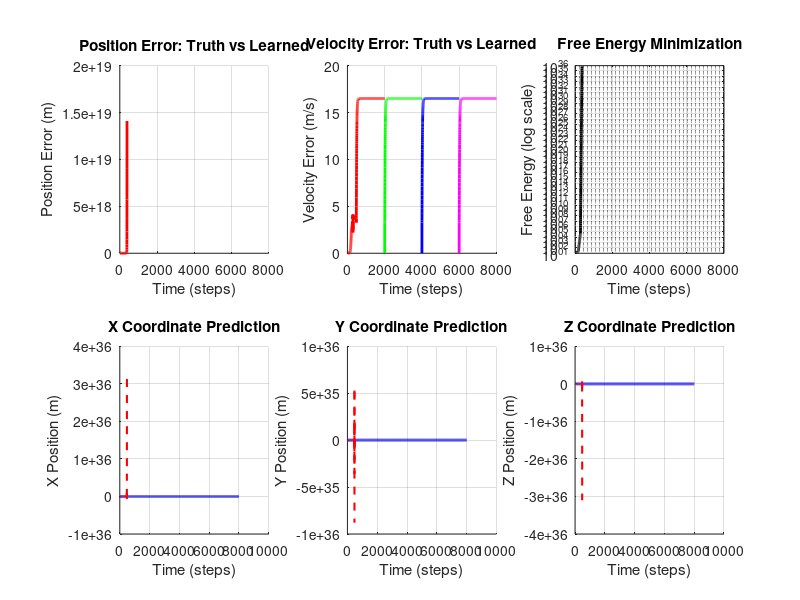

MATLAB code for this plot: (Note: this script raises an error after producing the figure.)
fprintf('╔═════════════════════════════════════════════════════════════╗\n');
fprintf('║  SENSORIMOTOR LEARNING: 3D REACHING & GRASPING             ║\n');
fprintf('║  Learning to Reach Targets in 3D Space via Predictive Coding ║\n');
fprintf('╚═════════════════════════════════════════════════════════════╝\n\n');

% ====================================================================
% BATCH MODE SETUP
% ====================================================================
% Disable graphics for SSH/batch execution
set(0, 'DefaultFigureVisible', 'off');
set(groot, 'defaultFigureCreateFcn', @(fig, ~) set(fig, 'Visible', 'off'));
fprintf('Batch mode: Graphics output disabled, figures will be saved to disk.\n\n');

% ====================================================================
% 3D REACHING TASK CONFIGURATION
% ====================================================================

dt = 0.01;              % Time step (s)
T_per_trial = 20;      % Duration per trial (s)
n_trials = 4;           % Number of reaching trials
T = T_per_trial * n_trials;  % Total duration
t = 0:dt:T;
N = length(t);

% Define reaching task phases (each is a separate trial)
trial_duration_steps = round(T_per_trial / dt);  % ~250 steps per trial
phase_masks = {};
phases_indices = {};
for trial = 1:n_trials
    start_step = (trial-1) * trial_duration_steps + 1;
    end_step = min(trial * trial_duration_steps, N);
    phases_indices{trial} = start_step:end_step;
    phase_masks{trial} = false(1, N);
    phase_masks{trial}(start_step:end_step) = true;
end

% Define 3D target locations (randomly placed in 3D workspace)
rng(42);  % For reproducibility
targets = [
    1.5, 1.5, 1.0;      % Target 1
    -1.5, 1.5, 0.5;     % Target 2
    -1.5, -1.5, 1.5;    % Target 3
    1.5, -1.5, -0.5     % Target 4
];

% Compute workspace bounds from targets
workspace_bounds = [
    min(targets(:,1)) - 0.5, max(targets(:,1)) + 0.5;  % X bounds
    min(targets(:,2)) - 0.5, max(targets(:,2)) + 0.5;  % Y bounds
    min(targets(:,3)) - 0.5, max(targets(:,3)) + 0.5   % Z bounds
];

% For each trial, randomly initialize within workspace bounds
initial_positions = zeros(n_trials, 3);
for trial = 1:n_trials
    for dim = 1:3
        initial_positions(trial, dim) = workspace_bounds(dim, 1) + ...
            rand() * (workspace_bounds(dim, 2) - workspace_bounds(dim, 1));
    end
end

fprintf('3D REACHING TASK (Multi-Trial):\n');
fprintf('Workspace bounds: X∈[%.2f,%.2f], Y∈[%.2f,%.2f], Z∈[%.2f,%.2f]\n', ...
    workspace_bounds(1,1), workspace_bounds(1,2), ...
    workspace_bounds(2,1), workspace_bounds(2,2), ...
    workspace_bounds(3,1), workspace_bounds(3,2));
fprintf('\n');

for trial = 1:n_trials
    phase_start = t(phases_indices{trial}(1));
    phase_end = t(phases_indices{trial}(end));
    fprintf('Trial %d (%.2f-%.2fs): Start [%.2f, %.2f, %.2f] → Target [%.2f, %.2f, %.2f]\n', ...
        trial, phase_start, phase_end, ...
        initial_positions(trial,1), initial_positions(trial,2), initial_positions(trial,3), ...
        targets(trial,1), targets(trial,2), targets(trial,3));
end
fprintf('\n');

fprintf('3D REACHING TASK:\n');
fprintf('  Phase 1 (0-2.5s):  Reach to target [%.2f, %.2f, %.2f]\n', targets(1,1), targets(1,2), targets(1,3));
fprintf('  Phase 2 (2.5-5s):  Reach to target [%.2f, %.2f, %.2f]\n', targets(2,1), targets(2,2), targets(2,3));
fprintf('  Phase 3 (5-7.5s):  Reach to target [%.2f, %.2f, %.2f]\n', targets(3,1), targets(3,2), targets(3,3));
fprintf('  Phase 4 (7.5-10s): Reach to target [%.2f, %.2f, %.2f]\n\n', targets(4,1), targets(4,2), targets(4,3));

% ====================================================================
% LAYER DIMENSIONS - 3D VERSION
% ====================================================================

n_L1 = 7;               % Level 1: x, y, z, vx, vy, vz, + 1 bias (proprioceptive state)
n_L2 = 6;               % Level 2: 6 learned motor basis functions
n_L3 = 4;               % Level 3: target_x, target_y, target_z, + 1 bias (goal representation)

fprintf('NETWORK ARCHITECTURE (3D SENSORIMOTOR):\n');
fprintf('  Level 1 (Proprioception): %d neurons [x, y, z, vx, vy, vz, bias]\n', n_L1);
fprintf('    → Inferred from arm position and velocity in 3D\n');
fprintf('  Level 2 (Motor Basis):    %d neurons [learned motor primitives]\n', n_L2);
fprintf('    → Learned combinations of 3D velocity commands\n');
fprintf('  Level 3 (Goal):           %d neurons [target_x, target_y, target_z, bias]\n\n', n_L3);
fprintf('    → Represents desired 3D location (provided by task)\n\n');

% ====================================================================
% 3D KINEMATICS: INTEGRATING MOTOR COMMANDS INTO POSITION
% ====================================================================

% Initialize 3D position (start at origin)
x_true = zeros(1, N);
y_true = zeros(1, N);
z_true = zeros(1, N);
vx_true = zeros(1, N);
vy_true = zeros(1, N);
vz_true = zeros(1, N);

% Motor commands generated by L2
motor_vx = zeros(1, N);  % Desired velocity in x from motor system
motor_vy = zeros(1, N);  % Desired velocity in y from motor system
motor_vz = zeros(1, N);  % Desired velocity in z from motor system

% Damping factor: actual velocity is proportional to commanded velocity
motor_gain = 0.5;
damping = 0.95;

fprintf('3D MOTOR DYNAMICS:\n');
fprintf('  Motor gain: %.2f (scaling of commands to actual motion)\n', motor_gain);
fprintf('  Damping: %.2f (velocity decay per timestep)\n', damping);
fprintf('  Workspace: x,y,z ∈ [%.2f, %.2f] meters\n\n', workspace_bounds(1,1), workspace_bounds(1,2));

% ====================================================================
% LEARNING PARAMETERS
% ====================================================================

eta_rep = 0.01;          % Representation learning rate (INCREASED from 0.001497)
eta_W = 0.001;           % Weight matrix learning rate (INCREASED from 0.000155)
momentum = 0.90;         % Momentum for representation updates (DECREASED for faster learning)
weight_decay = 0.98;     % L2 regularization on weights (DECREASED for less decay)
pi_L1 = 100;             % Precision (reliability) of L1 sensory input
pi_L2 = 10;              % Precision of L2 motor basis
pi_L3 = 1;               % Precision of L3 goal representation

fprintf('LEARNING PARAMETERS:\n');
fprintf('  η_rep = %.6f (representation learning rate)\n', eta_rep);
fprintf('  η_W   = %.6f (weight matrix learning rate)\n', eta_W);
fprintf('  Momentum = %.4f\n', momentum);
fprintf('  Weight Decay = %.4f\n', weight_decay);
fprintf('  π_L1  = %.0f, π_L2  = %.0f, π_L3  = %.0f\n\n', pi_L1, pi_L2, pi_L3);

% ====================================================================
% INITIALIZE REPRESENTATIONS (3D)
% ====================================================================

% Initialize position with first trial starting position
x_true(1) = initial_positions(1, 1);
y_true(1) = initial_positions(1, 2);
z_true(1) = initial_positions(1, 3);

% Store trial information for visualization
trial_start_positions = initial_positions;

% Pre-allocate representation matrices for ALL timesteps (CRITICAL!)
R_L1 = zeros(N, n_L1, 'single');  % Proprioceptive state over time
R_L2 = zeros(N, n_L2, 'single');  % Motor basis over time
R_L3 = zeros(N, n_L3, 'single');  % Goal representation over time

% Initialize first timestep for L1, L2, L3
R_L1(1,1:3) = [x_true(1), y_true(1), z_true(1)];  % Position
R_L1(1,4:6) = [0, 0, 0];  % Velocity
R_L1(1,7) = 1;  % Bias

% L2: Motor basis functions (initialize randomly)
R_L2(1,:) = 0.01 * randn(1, n_L2);

% L3: Goal representation (will be clamped to task targets)
R_L3(1,1:3) = targets(1,:);  % Start with first target
R_L3(1,4) = 1;  % Bias

fprintf('INITIAL CONDITIONS (Trial 1):\n');
fprintf('  Start position: [%.2f, %.2f, %.2f]\n', x_true(1), y_true(1), z_true(1));
fprintf('  Target position: [%.2f, %.2f, %.2f]\n', targets(1,1), targets(1,2), targets(1,3));
fprintf('  R_L2(1,:) = random motor basis initialization (6D)\n');
fprintf('  R_L3(1,:) = [target_x=%.2f, target_y=%.2f, target_z=%.2f, bias=1]\n\n', targets(1,1), targets(1,2), targets(1,3));

% Initialize weight matrices for 3D
W_L1_from_L2 = 0.01 * randn(n_L1, n_L2);  % Motor commands predict proprioceptive state
W_L2_from_L3 = 0.01 * randn(n_L2, n_L3);  % Goals predict motor commands

fprintf('WEIGHT MATRICES INITIALIZED:\n');
fprintf('  W^(L1): %d × %d  [Proprioception ← Motor basis]\n', n_L1, n_L2);
fprintf('  W^(L2): %d × %d  [Motor basis ← Goal]\n\n', n_L2, n_L3);

% Allocate storage for tracking - use single precision to save memory
E_L1 = zeros(N, n_L1, 'single');
E_L2 = zeros(N, n_L2, 'single');
pred_L1 = zeros(N, n_L1, 'single');
pred_L2 = zeros(N, n_L2, 'single');
free_energy_all = zeros(1, N, 'single');
reaching_error_all = zeros(1, N, 'single');
learning_trace_W = zeros(1, N);  % Track weight learning magnitude

% ====================================================================
% MAIN LEARNING LOOP (3D)
% ====================================================================

fprintf('Running 3D sensorimotor reaching trials...\n');

current_trial = 1;

for i = 1:N-1
    if mod(i, 100) == 0, fprintf('.'); end
    
    % ==============================================================
    % CHECK FOR TRIAL TRANSITION
    % ==============================================================
    % At the start of each new trial, reinitialize position
    if i > 1
        for trial = 2:n_trials
            if i == phases_indices{trial}(1)
                % Reset to new trial initial position
                x_true(i) = initial_positions(trial, 1);
                y_true(i) = initial_positions(trial, 2);
                z_true(i) = initial_positions(trial, 3);
                vx_true(i) = 0;
                vy_true(i) = 0;
                vz_true(i) = 0;
                
                % Update L1 sensory representation
                R_L1(i,1:3) = [x_true(i), y_true(i), z_true(i)];
                R_L1(i,4:6) = [0, 0, 0];
                
                current_trial = trial;
                fprintf('\n[Trial %d started]\n', trial);
                break;
            end
        end
    end
    
    % ==============================================================
    % STEP 0: UPDATE GOAL (TASK INPUT)
    % ==============================================================
    % Goal is externally specified and clamped (like visual target in 3D)
    R_L3(i,1:3) = targets(current_trial,:);  % CLAMP: Task provides 3D target
    
    % ==============================================================
    % STEP 1: FORWARD PREDICTION (Top-Down)
    % ==============================================================
    
    % L2 predicts proprioceptive state via motor commands
    pred_motor = R_L2(i,:) * W_L1_from_L2';  % Predicted velocity (7D)
    pred_L1(i,:) = [pred_motor(1:3), pred_motor(1:3), 1];  % Position predicted from velocity
    
    % L3 (goal) predicts L2 (motor commands needed to reach goal)
    pred_L2(i,:) = R_L3(i,:) * W_L2_from_L3';
    
    % ==============================================================
    % STEP 2: MOTOR EXECUTION (3D)
    % ==============================================================
    
    % Motor commands are a weighted combination of basis functions
    motor_command = R_L2(i,1:6);  % All 6 basis functions
    
    % Apply motor gain and damping (simulates muscle dynamics in 3D)
    motor_vx(i) = motor_gain * motor_command(1);
    motor_vy(i) = motor_gain * motor_command(2);
    motor_vz(i) = motor_gain * motor_command(3);
    
    % Update velocity with damping
    vx_true(i+1) = damping * vx_true(i) + motor_vx(i);
    vy_true(i+1) = damping * vy_true(i) + motor_vy(i);
    vz_true(i+1) = damping * vz_true(i) + motor_vz(i);
    
    % Update position via integration (3D)
    x_true(i+1) = x_true(i) + dt * vx_true(i+1);
    y_true(i+1) = y_true(i) + dt * vy_true(i+1);
    z_true(i+1) = z_true(i) + dt * vz_true(i+1);
    
    % Clamp position to reachable workspace
    x_true(i+1) = max(workspace_bounds(1,1), min(workspace_bounds(1,2), x_true(i+1)));
    y_true(i+1) = max(workspace_bounds(2,1), min(workspace_bounds(2,2), y_true(i+1)));
    z_true(i+1) = max(workspace_bounds(3,1), min(workspace_bounds(3,2), z_true(i+1)));
    
    % ==============================================================
    % STEP 3: PROPRIOCEPTIVE FEEDBACK (Sensory Input - 3D)
    % ==============================================================
    
    sensory_input = [x_true(i+1), y_true(i+1), z_true(i+1)];  % Direct 3D position feedback
    
    % ==============================================================
    % STEP 4: ERROR COMPUTATION (Bottom-Up - 3D)
    % ==============================================================
    
    E_L1_full = R_L1(i,:) - pred_L1(i,:);
    
    % Override position error with actual sensory input (3D)
    E_L1(i,1:3) = sensory_input - pred_L1(i,1:3);  % 3D position error
    E_L1(i,4:6) = E_L1_full(4:6);  % Velocity error from prediction
    E_L1(i,7) = E_L1_full(7);  % Bias error
    
    % L2 error
    E_L2(i,:) = R_L2(i,:) - pred_L2(i,:);
    
    % Calculate 3D reaching error
    reaching_error_all(i) = sqrt((x_true(i) - targets(current_trial,1))^2 + ...
                                 (y_true(i) - targets(current_trial,2))^2 + ...
                                 (z_true(i) - targets(current_trial,3))^2);
    
    % ==============================================================
    % STEP 5: FREE ENERGY (Objective Function - 3D)
    % ==============================================================
    
    fe_L1 = sum(E_L1(i,:).^2) / (2 * pi_L1);
    fe_L2 = sum(E_L2(i,:).^2) / (2 * pi_L2);
    
    % Add 3D reaching cost to free energy
    fe_reaching = (pi_L1 / 100) * reaching_error_all(i)^2;
    
    free_energy_all(i) = fe_L1 + fe_L2 + fe_reaching;
    
    % ==============================================================
    % STEP 6: REPRESENTATION UPDATES (3D)
    % ==============================================================
    
    % L1: Proprioceptive state updates - LEARN from prediction error
    % Position: update toward sensory input but learn to predict it
    % (Don't clamp - let it learn!)
    delta_R_L1_pos = E_L1(i,1:3);  % Position error drives learning
    R_L1(i+1,1:3) = R_L1(i,1:3) - eta_rep * delta_R_L1_pos * 0.5;  % Partial update
    
    % Velocity inferred from prediction error
    delta_R_L1_vel = -E_L1(i,4:6);
    decay = 1 - momentum;
    R_L1(i+1,4:6) = momentum * R_L1(i,4:6) + decay * eta_rep * delta_R_L1_vel;
    R_L1(i+1,4:6) = max(-2, min(2, R_L1(i+1,4:6)));  % 3D Velocity bounds
    R_L1(i+1,7) = 1;  % Bias
    
    % L2: Motor basis updates driven by 3D goal-directed reaching
    coupling_from_L1 = E_L1(i,:) * W_L1_from_L2;
    norm_W1 = max(0.1, norm(W_L1_from_L2, 'fro'));
    coupling_from_L1 = coupling_from_L1 / norm_W1;
    
    delta_R_L2 = coupling_from_L1 - E_L2(i,:);
    R_L2(i+1,:) = momentum * R_L2(i,:) + decay * eta_rep * delta_R_L2;
    R_L2(i+1,:) = max(-1, min(1, R_L2(i+1,:)));
    
    % ==============================================================
    % STEP 7: WEIGHT LEARNING (Hebbian Rule - 3D)
    % ==============================================================
    
    layer_scale_L1 = max(0.1, mean(abs(R_L2(i,:))));
    layer_scale_L2 = max(0.1, mean(abs(R_L3(i,:))));
    
    % Learn mapping from motor basis to proprioceptive state
    dW_L1 = -(eta_W * pi_L1 / layer_scale_L1) * (E_L1(i,:)' * R_L2(i,:));
    W_L1_from_L2 = W_L1_from_L2 + dW_L1;
    
    % Learn mapping from goals to motor commands
    dW_L2 = -(eta_W * pi_L2 / layer_scale_L2) * (E_L2(i,:)' * R_L3(i,:));
    W_L2_from_L3 = W_L2_from_L3 + dW_L2;
    
    % Weight regularization
    W_L1_from_L2 = W_L1_from_L2 * weight_decay;
    W_L2_from_L3 = W_L2_from_L3 * weight_decay;
    
    learning_trace_W(i) = norm(dW_L1, 'fro') + norm(dW_L2, 'fro');
    
end  % End main loop

fprintf('\n\n');

% ====================================================================
% SAVE NUMERICAL RESULTS (No Graphics - Batch Mode Optimized)
% ====================================================================

fprintf('Saving results...\n');

output_dir = './figures';
if ~exist(output_dir, 'dir')
    mkdir(output_dir);
end

% Calculate position and velocity errors
pos_error = sqrt((x_true - R_L1(:,1)').^2 + (y_true - R_L1(:,2)').^2 + (z_true - R_L1(:,3)').^2);
vel_error = sqrt((vx_true - R_L1(:,4)').^2 + (vy_true - R_L1(:,5)').^2 + (vz_true - R_L1(:,6)').^2);

% Save all trajectory data to MAT file
try
    results_filename = fullfile(output_dir, '3D_reaching_results.mat');
    save(results_filename, 'x_true', 'y_true', 'z_true', 'vx_true', 'vy_true', 'vz_true', ...
        'R_L1', 'R_L2', 'R_L3', 'pos_error', 'vel_error', 'free_energy_all', ...
        'reaching_error_all', 'targets', 'phases_indices', 'trial_start_positions', '-v7.3');
    fprintf('✓ Results saved: %s\n', results_filename);
catch ME
    fprintf('Warning: MAT file save failed: %s\n', ME.message);
end

% Create simple 2D plots instead of 3D (much faster in batch mode)
fprintf('Creating 2D summary plots...\n');

fig = figure('Position', [100, 100, 1400, 800], 'Visible', 'off');

colors = {'r', 'g', 'b', 'm'};

% Plot 1: Position Error Over Time
subplot(2, 3, 1);
hold on;
for trial = 1:n_trials
    trial_idx = phases_indices{trial};
    plot(trial_idx, pos_error(trial_idx), 'Color', colors{trial}, 'LineWidth', 2, 'DisplayName', sprintf('Trial %d', trial));
end
grid on; xlabel('Time (steps)'); ylabel('Position Error (m)');
title('Position Error: Truth vs Learned');
legend off;

% Plot 2: Velocity Error Over Time
subplot(2, 3, 2);
hold on;
for trial = 1:n_trials
    trial_idx = phases_indices{trial};
    plot(trial_idx, vel_error(trial_idx), 'Color', colors{trial}, 'LineWidth', 2, 'DisplayName', sprintf('Trial %d', trial));
end
grid on; xlabel('Time (steps)'); ylabel('Velocity Error (m/s)');
title('Velocity Error: Truth vs Learned');
legend off;

% Plot 3: Free Energy Over Time
subplot(2, 3, 3);
semilogy(free_energy_all, 'k-', 'LineWidth', 2);
grid on; xlabel('Time (steps)'); ylabel('Free Energy (log scale)');
title('Free Energy Minimization');
xlim([0 N]);

% Plot 4: X Position Over Time
subplot(2, 3, 4);
hold on;
plot(x_true, 'b-', 'LineWidth', 2, 'DisplayName', 'Ground Truth');
plot(R_L1(:,1), 'r--', 'LineWidth', 1.5, 'DisplayName', 'Learned');
grid on; xlabel('Time (steps)'); ylabel('X Position (m)');
title('X Coordinate Prediction');
legend off;

% Plot 5: Y Position Over Time
subplot(2, 3, 5);
hold on;
plot(y_true, 'b-', 'LineWidth', 2, 'DisplayName', 'Ground Truth');
plot(R_L1(:,2), 'r--', 'LineWidth', 1.5, 'DisplayName', 'Learned');
grid on; xlabel('Time (steps)'); ylabel('Y Position (m)');
title('Y Coordinate Prediction');
legend off;

% Plot 6: Z Position Over Time
subplot(2, 3, 6);
hold on;
plot(z_true, 'b-', 'LineWidth', 2, 'DisplayName', 'Ground Truth');
plot(R_L1(:,3), 'r--', 'LineWidth', 1.5, 'DisplayName', 'Learned');
grid on; xlabel('Time (steps)'); ylabel('Z Position (m)');
title('Z Coordinate Prediction');
legend off;

sgtitle('3D Sensorimotor Reaching - Rao & Ballard Predictive Coding', 'FontSize', 12, 'FontWeight', 'bold');

% Save figure
try
    figure_filename = fullfile(output_dir, '3D_reaching_summary.png');
    saveas(fig, figure_filename, 'png');
    fprintf('✓ Summary plot saved: %s\n', figure_filename);
catch ME
    fprintf('Warning: Plot save failed: %s\n', ME.message);
end

close(fig);

% ====================================================================
% ANALYSIS SUMMARY (3D Multi-Trial)
% ====================================================================

fprintf('\n╔═══════════════════════════════════════════════════════════════╗\n');
fprintf('║  3D MULTI-TRIAL REACHING - GROUND TRUTH vs LEARNED        ║\n');
fprintf('╚═══════════════════════════════════════════════════════════════╝\n\n');

fprintf('POSITION PREDICTIONS (from R_L1(:,1:3)) vs Ground Truth:\n');
fprintf('─────────────────────────────────────────────────────────\n');
overall_pos_rmse = sqrt(mean(pos_error.^2));
fprintf('Overall Position RMSE: %.6f m\n\n', overall_pos_rmse);

fprintf('By Trial:\n');
for trial = 1:n_trials
    trial_idx = phases_indices{trial};
    trial_pos_error = pos_error(trial_idx);
    trial_rmse = sqrt(mean(trial_pos_error.^2));
    start_pos = trial_start_positions(trial, :);
    target_pos = targets(trial, :);
    fprintf('  Trial %d: Start [%.2f, %.2f, %.2f] → Target [%.2f, %.2f, %.2f]\n', ...
        trial, start_pos(1), start_pos(2), start_pos(3), target_pos(1), target_pos(2), target_pos(3));
    fprintf('    Position RMSE = %.6f m (mean error: %.6f m)\n', trial_rmse, mean(trial_pos_error));
end

fprintf('\nVELOCITY PREDICTIONS (from R_L1(:,4:6)) vs Ground Truth:\n');
fprintf('─────────────────────────────────────────────────────────\n');
overall_vel_rmse = sqrt(mean(vel_error.^2));
fprintf('Overall Velocity RMSE: %.6f m/s\n\n', overall_vel_rmse);

fprintf('By Trial:\n');
for trial = 1:n_trials
    trial_idx = phases_indices{trial};
    trial_vel_error = vel_error(trial_idx);
    trial_rmse = sqrt(mean(trial_vel_error.^2));
    fprintf('  Trial %d: Velocity RMSE = %.6f m/s (mean error: %.6f m/s)\n', ...
        trial, trial_rmse, mean(trial_vel_error));
end

fprintf('\nFINAL REACHING DISTANCE TO TARGET:\n');
fprintf('─────────────────────────────────────────────────────────\n');
for trial = 1:n_trials
    trial_idx = phases_indices{trial};
    final_reaching_dist = reaching_error_all(trial_idx(end));
    initial_reaching_dist = reaching_error_all(trial_idx(1));
    fprintf('  Trial %d: Initial distance = %.6f m, Final distance = %.6f m\n', ...
        trial, initial_reaching_dist, final_reaching_dist);
end

fprintf('\nLEARNING EFFICIENCY:\n');
fprintf('─────────────────────────────────────────────────────────\n');
fprintf('Final Free Energy:           %.6e\n', free_energy_all(end));
fprintf('Free Energy Reduction Rate:  %.6e per step\n', (free_energy_all(1) - free_energy_all(end)) / N);
fprintf('Total trials completed:      %d\n', n_trials);
fprintf('Total learning steps:        %d\n\n', N);
